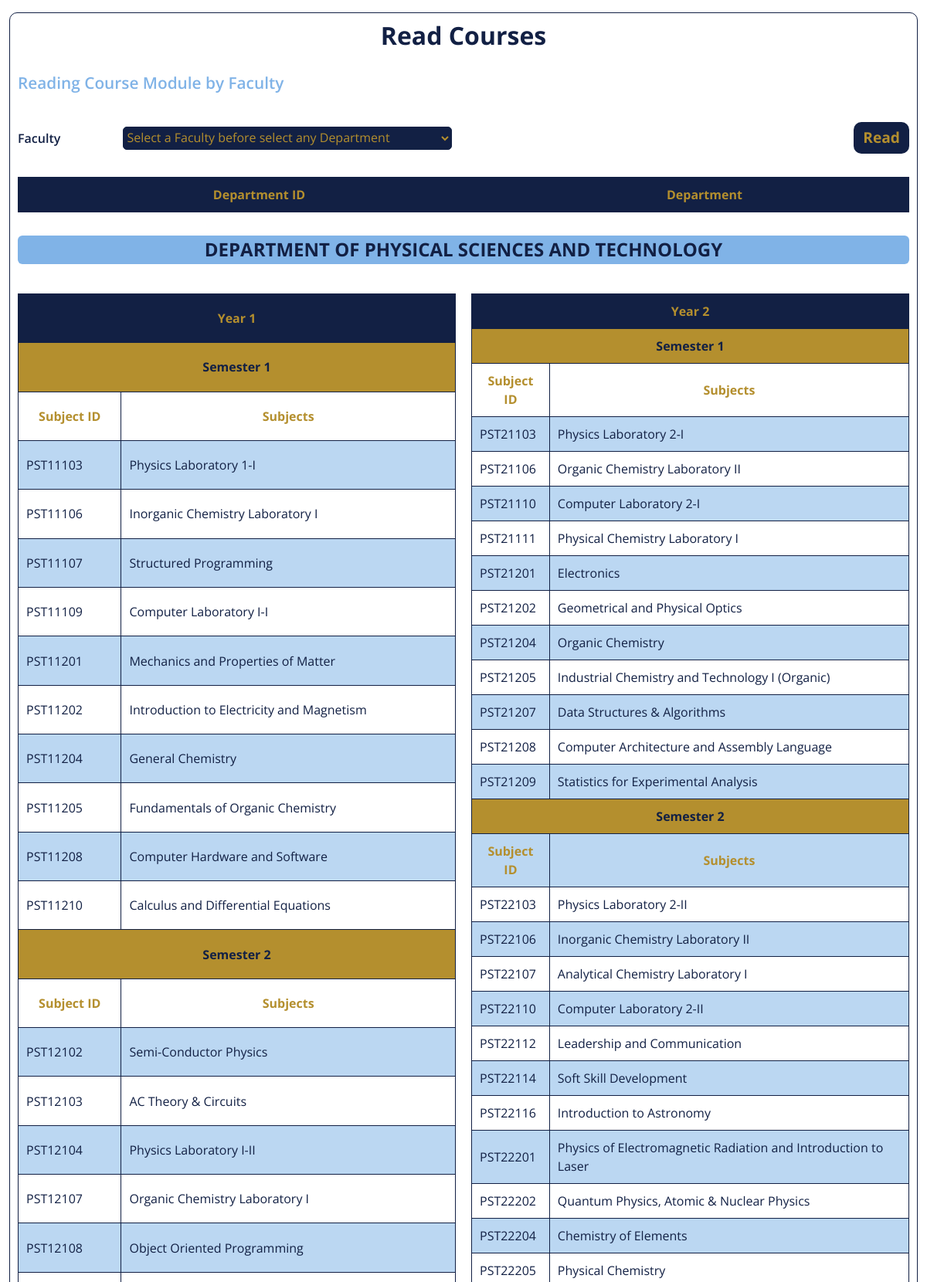
The page /admin/read.php?read=APP (upper part) on the database its author committed.
### tables this page shows
CREATE TABLE `department` (
  `date` datetime NOT NULL,
  `department_id` varchar(5) NOT NULL,
  `department_name` varchar(100) NOT NULL,
  `faculty_id` varchar(5) DEFAULT NULL
);

CREATE TABLE `subject` (
  `subject_id` varchar(20) NOT NULL,
  `department_id` varchar(5) NOT NULL,
  `Year` int(11) NOT NULL,
  `semester` int(11) NOT NULL,
  `subject_name` varchar(255) NOT NULL
);

### Includes/function.php (the view, shortened to what this page needs)
<?php
function YearSemTables($con, $did, $year)
{
  echo "
        <tr>
          <th colspan='2' class='tradi-yellow1-bg tradi-blue1'>Semester 1</th>
        </tr>
        <tr>
            <th>Subject ID</th>
            <th>Subjects</th>
        </tr>
        ";
  $selectQuery1 = "SELECT * FROM `subject` WHERE `department_id`='$did' AND `Year`='$year' AND `semester`='1'";
  $result1 = mysqli_query($con, $selectQuery1);
  while ($row = mysqli_fetch_assoc($result1)) {
    echo "
          <tr>
            <td>{$row['subject_id']}</td>
            <td>{$row['subject_name']}</td>
          </tr>
          ";
  }
  echo "
          <tr>
            <th colspan='2' class='tradi-yellow1-bg tradi-blue1'>Semester 2</th>
          </tr>
          <tr>
            <th>Subject ID</th>
            <th>Subjects</th>
          </tr>
        ";
  $selectQuery1 = "SELECT * FROM `subject` WHERE `department_id`='$did' AND `Year`='$year' AND `semester`='2'";
  $result1 = mysqli_query($con, $selectQuery1);
  while ($row = mysqli_fetch_assoc($result1)) {
    echo "
          <tr>
            <td>{$row['subject_id']}</td>
            <td>{$row['subject_name']}</td>
          </tr>
          ";
  }
}

### admin/read.php (shortened to what this page needs)
<?php
require '../Includes/connection.php';
include('../Includes/function.php');
?>
<!DOCTYPE html>
<html lang="en">
<head>
  <link
    href="https://cdn.jsdelivr.net/npm/bootstrap@5.3.7/dist/css/bootstrap.min.css"
    rel="stylesheet"
 />
  <link rel="stylesheet" href="../style.css" />
  <link rel="stylesheet" href="https://cdnjs.cloudflare.com/ajax/libs/font-awesome/7.0.0/css/all.min.css" />
  <link rel="stylesheet" href="../style.css" />
</head>
<body class="main-1">
  <div class="container-fluid">
    <form action="#facultySelection4" method="post" class="my-3">
      <div class="formContainer section1">
        <h2>Read Courses</h2>
        <h3>Reading Course Module by Faculty</h3>
        <label for="facultySelection4">Faculty</label>
        <select
          name="facultySelection4"
          id="facultySelection4"
          onchange="inputbarEnabler();departmentSelectUpdator('facultySelection4','DepartmentSelector1');"
          class="">
          <?php
          echo "<option value='0' selected hidden>Select a Faculty before select any Department</option>";
          ?>
        </select>
        <button type="submit" name="cb-1" class="btn btn-dark cb-1 read">
          Read
        </button>
        <?php
        echo "
        <table>
          <thead>
            <tr>
              <th>Department ID</th>
              <th>Department</th>
            </tr>
          </thead>
          <tbody>";
        echo "
          </tbody>
        </table>
        ";
        $did = $_GET['read'] ?? "";
        $selectQuery1 = "SELECT `date`, `department_id`, `department_name`, `faculty_id` FROM `department` WHERE `department_id`='$did'";
        $result1 = mysqli_query($con, $selectQuery1);
        $row1 = mysqli_fetch_assoc($result1);
        $DEPARTMENT = "DEPARTMENT OF " . strtoupper($row1['department_name'] ?? "");
        echo "<h4 class='text-center tradi-blue2-bg tradi-blue1 rounded p-1 fw-bold' style='grid-column:span 4' id='did'>{$DEPARTMENT}</h4>";
        echo "<div class='ftableContainer'>";
        echo   "<table class='fetchtable'>";
        echo    "<tr>
                    <th colspan='2' class='tradi-blue1-bg'>Year 1</th>
                  </tr>";
        if (!empty($_GET['read'])) {
          $did = $_GET['read'];
          $year = 1;
          YearSemTables($con, $did, $year);
        }
        echo   "</table>";
        echo   "<table class='fetchtable'>";
        echo    "<tr>
                    <th colspan='2' class='tradi-blue1-bg'>Year 2</th>
                  </tr>";
        if (!empty($_GET['read'])) {
          $did = $_GET['read'];
          $year = 2;
          YearSemTables($con, $did, $year);
        }
        echo   "</table>";
        echo  "</div>";
        ?>
      </div>
    </form>
  </div>
</body>
</html>

### style.css (style rules this page uses)
:root { --color1: #122044; --color2: #0f2763; --color2A: #12204400; --color3: #00154871; --color4: #ffe2a900; --color5: #1220441a; --color6: #80b3e7; --color7: #b0d8ff; --color8: #80b4e789; --color8A: #80b4e751; --color9: #b48f2e; --colorA: #ffcf55; --colorB: #ffe2a9a0; --colorC: #ffcf551a; --colorD: #ffe2a9; }
* { font-family: "Open Sans", sans-serif; }
.tradi-blue1 { color: var(--color1); }
.tradi-blue1-bg { background-color: var(--color1); }
.tradi-blue2-bg { background-color: var(--color6); }
.tradi-yellow1-bg { background-color: var(--color9); }
.buttonset > a:link, .buttonset > a:visited, button[type="submit"], .generalButton { font-size: 1.2em; border-radius: 10px; background-color: var(--color1); color: var(--color9); font-weight: 700; border: none; transition: all 0.3s; }
.formContainer { display: grid; grid-template-columns: 1fr 4fr 1fr 4fr; gap: 30px; border: var(--color1) 1px solid; padding: 10px; border-radius: 10px; }
select, .formContainer > input, .formContainer > select, .inputBarDesign { height: 30px; border: var(--color1) 1px solid; border-radius: 5px; background-color: #80b4e758; align-self: center; }
.formContainer > select { background-color: var(--color1); color: var(--color9); }
select { background-color: var(--color1); color: var(--color9); }
.formContainer > label, .faculties-check > label, .facultyCheckboxes > label, .facultyBatchboxes > label, .generalLabel { color: var(--color1); font-weight: 600; align-self: center; }
.formContainer > h2, .headType1 { grid-column: span 4; font-weight: 700; color: var(--color1); margin: auto; }
.formContainer > h3 { color: var(--color6); font-weight: 600; grid-column: span 4; font-size: 1.3em; }
button.cb-1 { margin: 0px; grid-column-start: 4; justify-self: end; }
.formContainer > table { grid-column: span 4; }
.ftableContainer { grid-column: span 4; display: grid; grid-template-columns: 1fr 1fr; gap: 20px; }
table > thead { background-color: var(--color1); color: white; }
table, th, tr, td { border: 1px solid var(--color1); }
td, th { padding: 10px; }
th { color: var(--color9); text-align: center; }
td { color: var(--color1); }
tbody > :nth-of-type(2n) { background-color: var(--color8); }
:root { --CCHead2: 28%; --captionBody2: 71.5%; }
:root { --hidout: -18vw; --hideout2: 11vw; --line: 71vh; --caption3height: 38.5vh; }

### rows shown on the page
department: department_name "DEPARTMENT OF PHYSICAL SCIENCES AND TECHNOLOGY"
subject: subject_id "PST11103", subject_name "Physics Laboratory 1-I"
subject: subject_id "PST11106", subject_name "Inorganic Chemistry Laboratory I"
subject: subject_id "PST11107", subject_name "Structured Programming"
subject: subject_id "PST11109", subject_name "Computer Laboratory I-I"
subject: subject_id "PST11201", subject_name "Mechanics and Properties of Matter"
subject: subject_id "PST11202", subject_name "Introduction to Electricity and Magnetism"
subject: subject_id "PST11204", subject_name "General Chemistry"
subject: subject_id "PST11205", subject_name "Fundamentals of Organic Chemistry"
subject: subject_id "PST11208", subject_name "Computer Hardware and Software"
subject: subject_id "PST11210", subject_name "Calculus and Differential Equations"
subject: subject_id "PST12102", subject_name "Semi-Conductor Physics"
subject: subject_id "PST12103", subject_name "AC Theory & Circuits"
subject: subject_id "PST12104", subject_name "Physics Laboratory I-II"
subject: subject_id "PST12107", subject_name "Organic Chemistry Laboratory I"
subject: subject_id "PST12108", subject_name "Object Oriented Programming"
subject: subject_id "PST21103", subject_name "Physics Laboratory 2-I"
subject: subject_id "PST21106", subject_name "Organic Chemistry Laboratory II"
subject: subject_id "PST21110", subject_name "Computer Laboratory 2-I"
subject: subject_id "PST21111", subject_name "Physical Chemistry Laboratory I"
subject: subject_id "PST21201", subject_name "Electronics"
subject: subject_id "PST21202", subject_name "Geometrical and Physical Optics"
subject: subject_id "PST21204", subject_name "Organic Chemistry"
subject: subject_id "PST21205", subject_name "Industrial Chemistry and Technology I (Organic)"
subject: subject_id "PST21207", subject_name "Data Structures & Algorithms"
subject: subject_id "PST21208", subject_name "Computer Architecture and Assembly Language"
subject: subject_id "PST21209", subject_name "Statistics for Experimental Analysis"
subject: subject_id "PST22103", subject_name "Physics Laboratory 2-II"
subject: subject_id "PST22106", subject_name "Inorganic Chemistry Laboratory II"
subject: subject_id "PST22107", subject_name "Analytical Chemistry Laboratory I"
subject: subject_id "PST22110", subject_name "Computer Laboratory 2-II"
subject: subject_id "PST22112", subject_name "Leadership and Communication"
subject: subject_id "PST22114", subject_name "Soft Skill Development"
subject: subject_id "PST22116", subject_name "Introduction to Astronomy"
subject: subject_id "PST22201", subject_name "Physics of Electromagnetic Radiation and Introduction to Laser"
subject: subject_id "PST22202", subject_name "Quantum Physics, Atomic & Nuclear Physics"
subject: subject_id "PST22204", subject_name "Chemistry of Elements"
subject: subject_id "PST22205", subject_name "Physical Chemistry"
